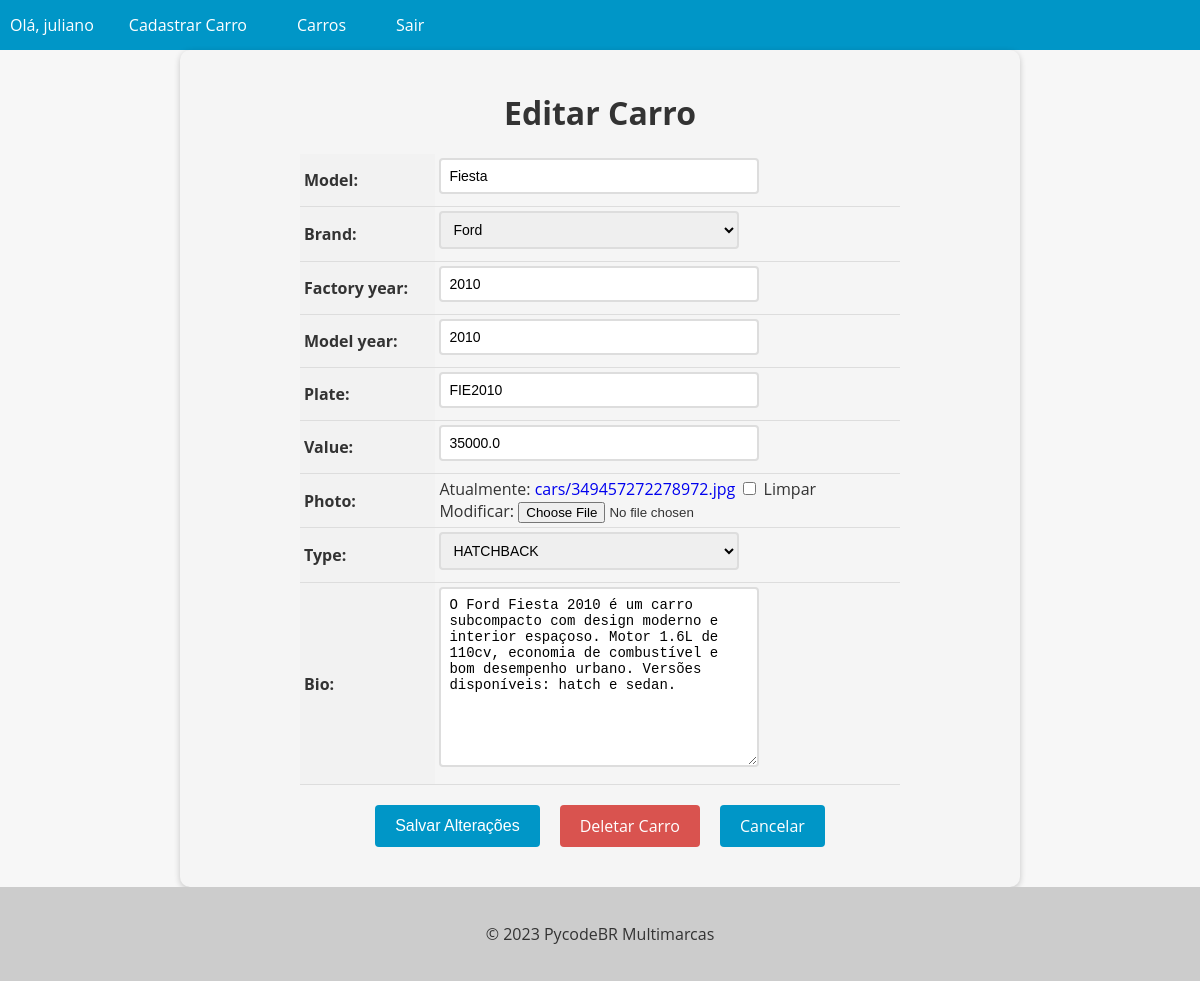
/car/20/update/ (signed in), run on the app's committed database.
### cars/models.py (models this page shows, shortened)
class Car(models.Model):
    id = models.AutoField(primary_key=True)
    model = models.CharField(max_length=200)
    brand = models.ForeignKey(Brand, on_delete=models.PROTECT, related_name='brands')
    factory_year = models.IntegerField(blank=True, null=True)
    model_year = models.IntegerField(blank=True, null=True)
    plate = models.CharField(max_length=10, blank=True, null=True)
    value = models.FloatField(blank=True, null=True)
    photo = models.ImageField(upload_to='cars/', blank=True, null=True)
    type = models.ForeignKey(Type, on_delete=models.PROTECT, related_name='type', null=True, blank=True)
    bio = models.TextField(blank=True, null=True)

### cars/views.py (the view, shortened to what this page needs)
# urls.py: path('car/<int:pk>/update/', CarUpdateView.as_view(), name='car_update'),
@method_decorator(login_required(login_url='login'), name='dispatch')
class CarUpdateView(UpdateView):
    model = Car
    form_class = CarModelForm
    template_name = 'car_update.html'
    success_url = '/cars/'

### cars/forms.py (shortened to what this page needs)
class CarModelForm(forms.ModelForm):
    class Meta:
        model = Car
        fields = '__all__'

### cars/models.py (called while the page is built)
    def __str__(self):
        return self.name

    def __str__(self):
        return self.name

### cars/templates/car_update.html (shortened to what this page needs)
{% extends "base.html" %}
{% block content %}
  <form method="post" enctype="multipart/form-data">
    <h1>Editar Carro</h1>
    <table>
      {{ form.as_table }}
    </table>
    <div>
      <div class="buttons-container">
        <input type="submit" value="Salvar Alterações" class="btn btn-primary">
        <a href="{% url 'car_delete' pk=object.pk %}" class="btn btn-danger">Deletar Carro</a>
        <a href="{% url 'cars_list' %}" class="btn btn-secondary">Cancelar</a>
      </div>
    </div>
  </form>
{% endblock %}

### app/templates/base.html (shortened to what this page needs)
<!DOCTYPE html>
<html lang="en">
<head>
</head>
<body>
  <header>
    <nav>
      <ul>
        {% if user.is_authenticated %}
          <li>Olá, {{ user.username }}</li>
          <li><a href="{% url 'new_car' %}">Cadastrar Carro</a></li>
        {% endif %}
        <li><a href="{% url 'cars_list' %}">Carros</a></li>
        {% if user.is_authenticated %}
          <li><a href="{% url 'logout' %}">Sair</a></li>
        {% endif %}
      </ul>
    </nav>
  </header>
  <main>
    {% block content %}
    {% endblock %}
  </main>
  <footer>
    <p>&copy; 2023 PycodeBR Multimarcas</p>
  </footer>
</body>
</html>

### app/templates/base.html (style rules this page uses)
body { font-family: 'Open Sans', sans-serif; background-color: #f7f7f7; color: #333; margin: 0; padding: 0; }
header { background-color: #0096c7; color: #fff; text-align: center; }
footer { background-color: #ccc; color: #333; padding: 20px; text-align: center; }
nav { background-color: #0096c7; color: #fff; height: 50px; display: flex; justify-content: space-between; align-items: center; }
nav ul { list-style: none; margin: 0; padding: 0; display: flex; }
nav ul li { margin: 0 10px; }
nav ul li a { color: #fff; text-decoration: none; font-size: 16px; padding: 15px; transition: all 0.3s ease; }

### cars/templates/car_update.html (style rules this page uses)
form { max-width: 800px; margin: 0 auto; padding: 20px; background-color: #f5f5f5; border-radius: 10px; box-shadow: 0 2px 6px rgba(0, 0, 0, 0.2); }
form h1 { font-size: 2rem; margin-bottom: 20px; text-align: center; }
table { margin: 0 auto; border-collapse: collapse; width: 100%; max-width: 600px; }
th, td { padding: 4px; text-align: left; border-bottom: 1px solid #ddd; }
th { background-color: #f2f2f2; }
input[type="text"], input[type="number"], select, textarea { padding: 8px; font-size: 14px; border: 2px solid #ddd; border-radius: 4px; width: 100%; max-width: 300px; margin-bottom: 8px; transition: border-bottom-color 0.3s ease-in-out; }
.btn { background-color: #0096c7; color: #fff; border: none; padding: 10px 20px; font-size: 16px; border-radius: 4px; cursor: pointer; transition: background-color 0.3s ease-in-out; }
.buttons-container { display: flex; justify-content: center; margin-top: 20px; margin-bottom: 20px; }
.btn { display: inline-block; background-color: #0096c7; color: #fff; border: none; padding: 10px 20px; font-size: 16px; border-radius: 4px; cursor: pointer; transition: background-color 0.3s ease-in-out; margin: 0 10px; }
.btn-danger { background-color: #d9534f; text-decoration: none !important; }
a { text-decoration: none !important; }

### data on the page
Car: model "Fiesta", brand "Ford", factory_year "2010", model_year "2010", plate "FIE2010", value "35000.0", type "HATCHBACK", bio "O Ford Fiesta 2010 é um carro subcompacto com design moderno e interior espaçoso. Motor 1.6L de 110cv, economia de combustível e bom desempenho urbano. Versões disponíveis: hatch e sedan."

### other printed values
{{ user.username }} "juliano"
